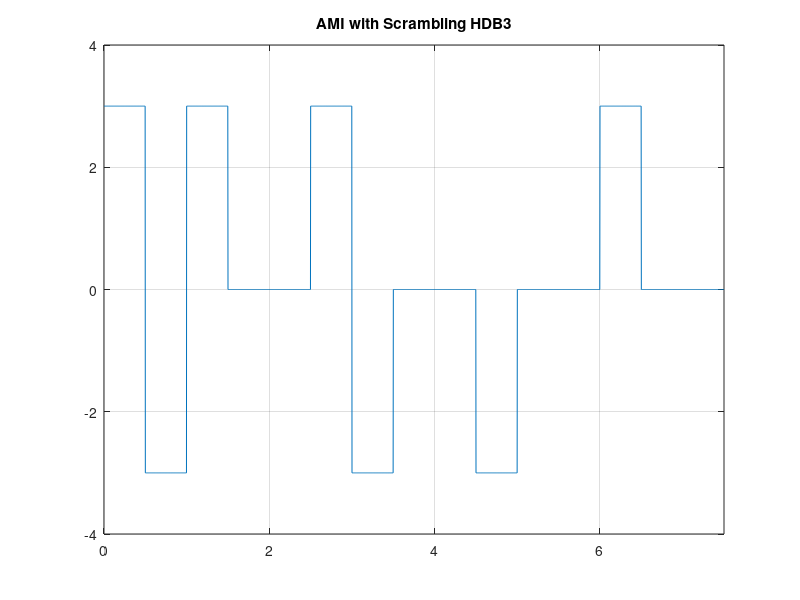

MATLAB code for this plot:
    
% AMI with Scrambling HDB3 technique

%         0000 -> 000V      0000 -> B00V
clc;
clear;

n=200;
bitrate=2;
pulse=-3;
x=[1 1 0 0 0 0 0 0 0 0 0 0 1 0 0];

T=length(x);
np=0;
N=n*T*bitrate;
dt=T/N;
p=pulse;

t=0:dt:T/bitrate;
y=zeros(1,length(t));

   for i=0:T-1;
         if x(i+1)==1              
             y(i*n+1 : (i+1)*n)=-pulse;
             pulse=-pulse;
             np=np+1;
         elseif x(i+1)==2*p  
             y(i*n+1 : (i+1)*n)=pulse;   
              np=np+1; 
         else
             if (mod(np,2)==0 && i+3<=T-1 && x(i+2)==0&&x(i+3)==0&&x(i+4)==0)         
                  y(i*n+1 : (i+1)*n)=-pulse;
                  pulse=-pulse;
                  np=np+1;
                  x(i+2)=0;x(i+3)=0;
                  x(i+4)=2*p;               
             elseif (mod(np,2)==1 && i+3<=T-1 && x(i+2)==0&&x(i+3)==0&&x(i+4)==0)         
                  x(i+2)=0;x(i+3)=0;                 
                  x(i+4)=2*p;
             end;
         end;
   end;
   
plot(t,y);
axis([0 t(end) p-1 -p+1]);
grid on;
title('AMI with Scrambling HDB3');
  
%Decoding
t=0:dt:T/bitrate;
np=0;
z=zeros(1,length(x));

   for i=1:n:length(y);
         if (y(i)==p)
             if(mod(np,2)+1==1 && (i+4*n<=length(y))&&((y(i)==p && y(i+n)==0 && y(i+2*n)==0 && y(i+3*n)==0 && y(i+4*n)==p)))
                y(i+n)=0; y(i+2*n)=0; y(i+3*n)=0;y(i+4*n)=0; z(((i-1)/n)+1)=1; np=np+1; np=np+1;
                
             elseif(mod(np,2)==0&&(i+3*n<=length(y))&&((y(i)==p && y(i+n)==0 && y(i+2*n)==0 && y(i+3*n)==p)))
                y(i+n)=0;y(i+2*n)=0;y(i+3*n)=0; np=np+1;np=np+1;
                
             else z(((i-1)/n)+1)=1; np=np+1;
             end;
         elseif y(i)==-p
            if(mod(np,2)+1==1 &&(i+4*n<=length(y))&&((y(i)==-p && y(i+n)==0 && y(i+2*n)==0 && y(i+3*n)==0 && y(i+4*n)==-p)))
                y(i+n)=0; y(i+2*n)=0; y(i+3*n)=0;y(i+4*n)=0; z(((i-1)/n)+1)=1; np=np+1;np=np+1;
                
            elseif(mod(np,2)==0&&(i+3*n<=length(y))&&((y(i)==-p && y(i+n)==0 && y(i+2*n)==0 && y(i+3*n)==-p)))
                y(i+n)=0;y(i+2*n)=0;y(i+3*n)=0; np=np+1;np=np+1;
                
            else z(((i-1)/n)+1)=1; np=np+1;
            end;
         end;       
   end;
  
z
  